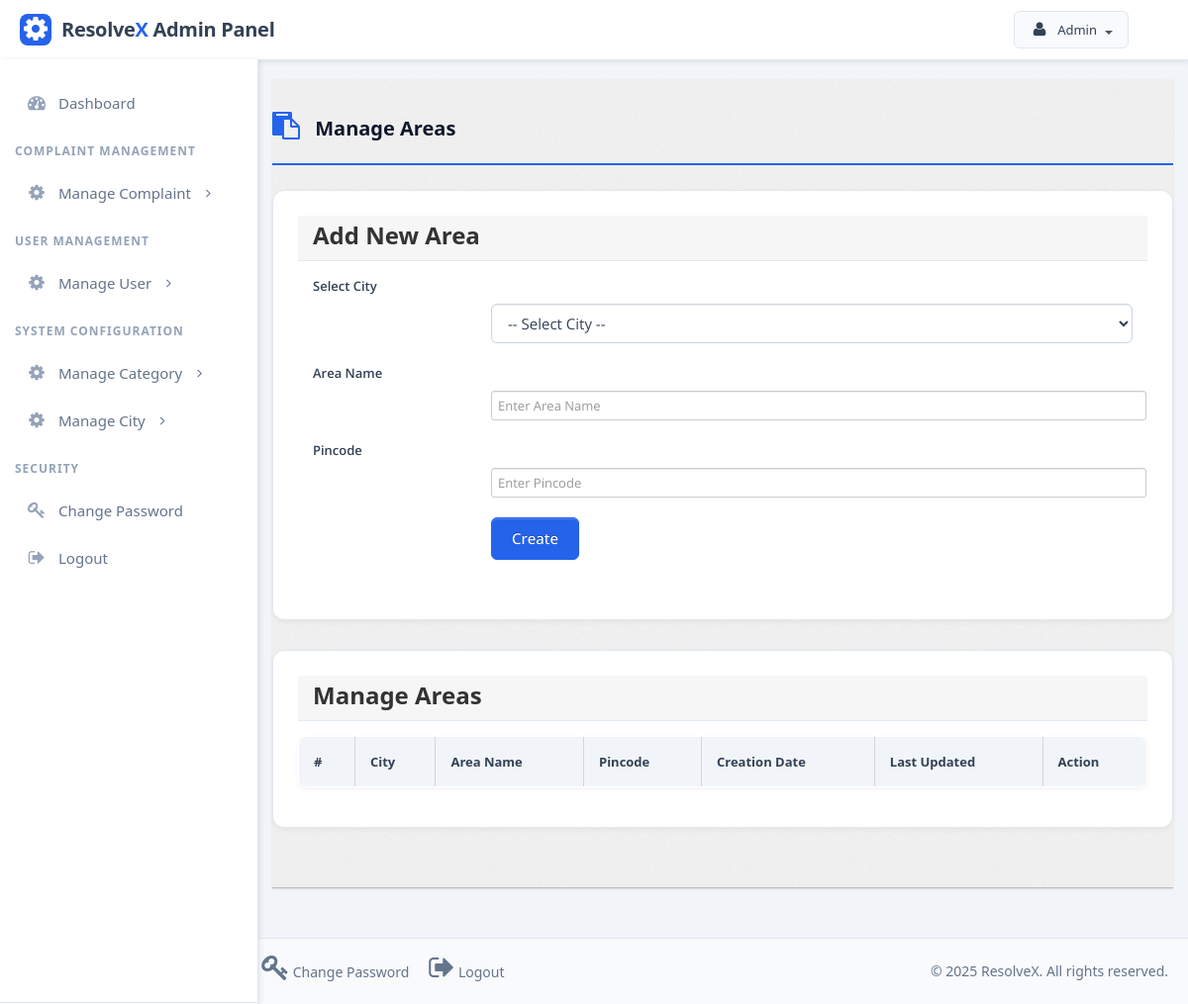
The page /admin/area.php (signed in) on the database as committed earlier.
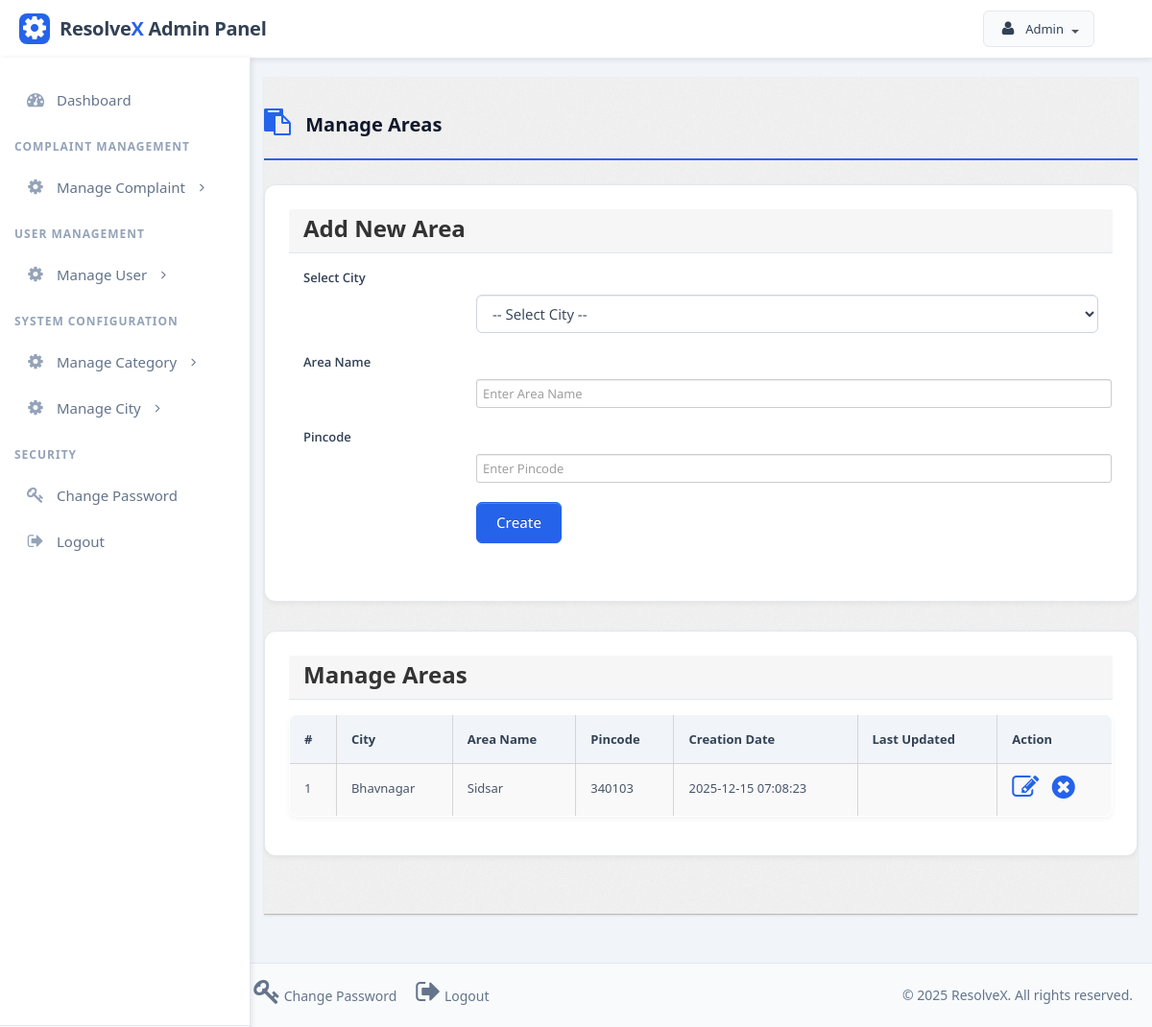
The same page on the database as committed later.
### tables this page shows
CREATE TABLE `area` (
  `id` int(11) NOT NULL,
  `city_id` int(11) NOT NULL,
  `areaName` varchar(255) NOT NULL,
  `pincode` varchar(20) DEFAULT NULL,
  `postingDate` timestamp NOT NULL DEFAULT current_timestamp(),
  `updationDate` varchar(255) DEFAULT NULL
);

CREATE TABLE `city` (
  `id` int(11) NOT NULL,
  `state_id` int(11) NOT NULL,
  `cityName` varchar(255) NOT NULL,
  `postingDate` timestamp NOT NULL DEFAULT current_timestamp(),
  `updationDate` varchar(255) DEFAULT NULL
);

### admin/area.php (the view, shortened to what the changed rows need)
<?php
include('../config/config.php');
if (strlen($_SESSION['alogin']) == 0) {
    header('location:index.php');
} else {
    ?>
    <!DOCTYPE html>
    <html lang="en">
    <head>
        <link type="text/css" href="bootstrap/css/bootstrap.min.css" rel="stylesheet">
        <link type="text/css" href="bootstrap/css/bootstrap-responsive.min.css" rel="stylesheet">
        <link type="text/css" href="../assets/css/theme.css" rel="stylesheet">
        <link type="text/css" href="../assets/icons/css/font-awesome.css" rel="stylesheet">
    </head>
    <body>
        <section id="container">
            <section id="main-content">
                <section class="wrapper">
                    <div class="module">
                        <div class="module-body table">
                            <table cellpadding="0" cellspacing="0" border="0"
                                class="datatable-1 table table-bordered table-striped display" width="100%">
                                <thead>
                                    <tr>
                                        <th>#</th>
                                        <th>City</th>
                                        <th>Area Name</th>
                                        <th>Pincode</th>
                                        <th>Creation Date</th>
                                        <th>Last Updated</th>
                                        <th>Action</th>
                                    </tr>
                                </thead>
                                <tbody>
                                    <?php
                                    $query = mysqli_query($bd, "select a.*, c.cityName from area a LEFT JOIN city c ON a.city_id = c.id");
                                    $cnt = 1;
                                    while ($row = mysqli_fetch_array($query)) {
                                        ?>
                                        <tr>
                                            <td><?php echo htmlentities($cnt); ?></td>
                                            <td><?php echo htmlentities($row['cityName']); ?></td>
                                            <td><?php echo htmlentities($row['areaName']); ?></td>
                                            <td><?php echo htmlentities($row['pincode']); ?></td>
                                            <td><?php echo htmlentities($row['postingDate']); ?></td>
                                            <td><?php echo htmlentities($row['updationDate']); ?></td>
                                            <td class="action-icons">
                                                <a href="edit-area.php?id=<?php echo $row['id'] ?>" title="Edit"><i
                                                        class="icon-edit"></i></a>
                                                <a href="area.php?id=<?php echo $row['id'] ?>&del=delete"
                                                    onClick="return confirm('Are you sure you want to delete?')"
                                                    title="Delete"><i class="icon-remove-sign"></i></a>
                                            </td>
                                        </tr>
                                        <?php $cnt = $cnt + 1;
                                    } ?>
                                </tbody>
                            </table>
                        </div>
                    </div>
                </section>
            </section>
        </section>
    </body>
<?php } ?>

Rows that differ between the two databases and show on the page:
added area: city.cityName "Bhavnagar", areaName "Sidsar", pincode "340103", postingDate "2025-12-15 07:08:23"
